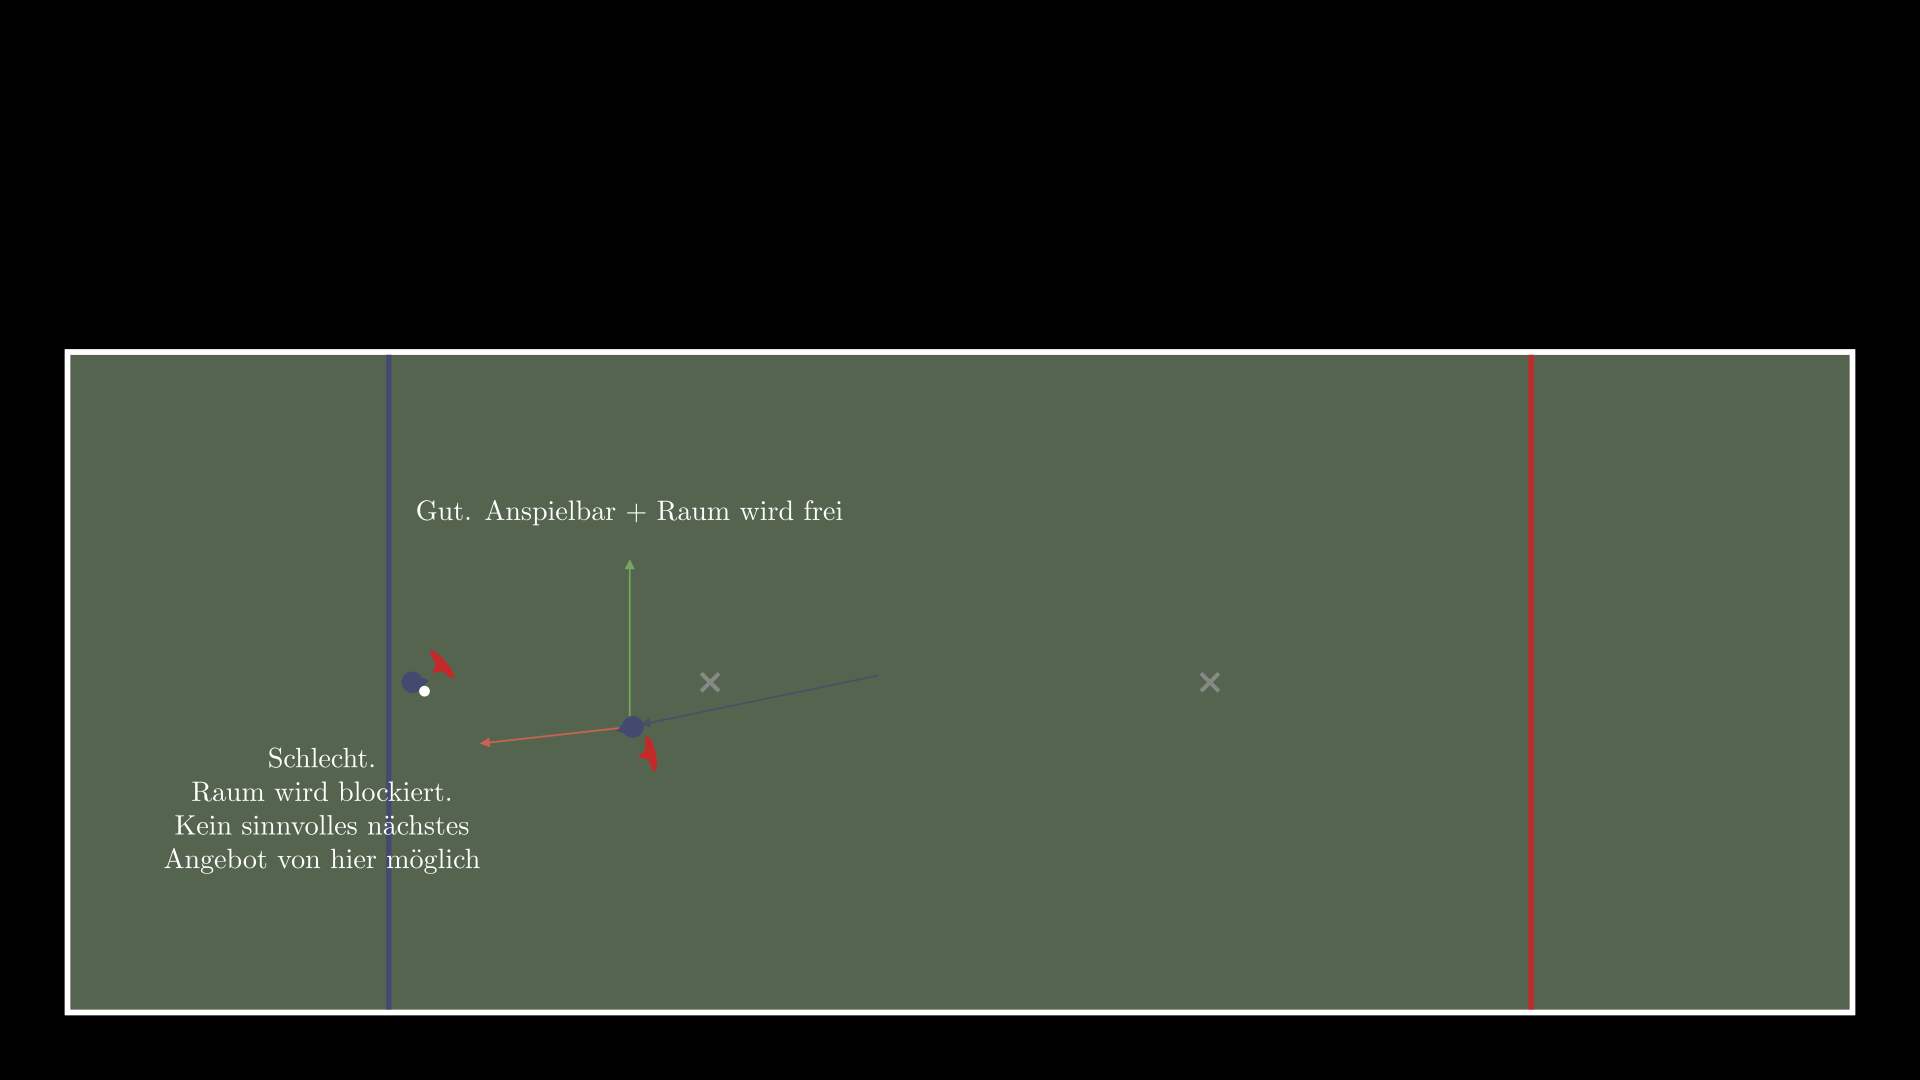

The Python source for this figure:
from manim_animations import create_movie
from scenes import UltimateScene
from manim import *


class Thumbnail(UltimateScene):
    def construct(self):
        f, s = self.prepare()
        f.load_state(s[1])
        self.add(f.get_arrows(s[0], s[1], players="o2"))
        good_arrow = f.get_arrows(s[1], s[2], players="o2")[0].set_color(GREEN)
        good_text = Tex("Gut. Anspielbar + Raum wird frei", font_size=20).next_to(good_arrow, UP)
        bad_arrow = f.get_arrows(s[1], s["3_bad"], players="o2")[0].set_color(RED)
        bad_text = Tex(
            r"Schlecht.\\Raum wird blockiert.\\Kein sinnvolles nächstes\\Angebot von hier möglich",
            font_size=20,
        ).next_to(bad_arrow, DL, 0)
        self.add(good_arrow, bad_arrow, good_text, bad_text)


class Play1(UltimateScene):
    def construct(self):
        f, s = self.prepare()
        self.write("Bei kurzem Angebot: Clearing statt Laufduell zur Scheibe", animate=False)
        self.write_small("Alles auf einmal", animate=False)
        self.wait()
        f.transition(s[1], run_time=1)
        good_arrow = f.get_arrows(s[1], s[2], players="o2")[0].set_color(GREEN)
        good_text = Tex("Gut", font_size=20).next_to(good_arrow, UP)
        bad_arrow = f.get_arrows(s[1], s["3_bad"], players="o2")[0].set_color(RED)
        bad_text = Tex(r"Schlecht", font_size=20).next_to(bad_arrow, LEFT)
        good_bad_mobjects = [good_arrow, bad_arrow, good_text, bad_text]
        self.play(FadeIn(Group(*good_bad_mobjects)))
        self.add(*good_bad_mobjects)
        f.transition(s["3_good_bad"], run_time=1)
        self.wait()
        f.transition(s[1], run_time=0.3)
        self.write_small(r"Schlecht: Bis zur Scheibe laufen.\\Selbst wenn man gefühlt frei ist, blockiert man den Raum")
        self.wait()
        f.transition(s["3_bad"], run_time=1)
        self.wait()
        f.transition(s[1], run_time=0.3)
        self.write_small(
            r"""
        Gut: Nach kurzem Angebot auf die geschlossene Seite clearen.\\
        Evtl. inside anspielbar. Vor allem wird aber der Raum frei!"""
        )
        self.wait()
        f.transition(s[2], run_time=1)
        self.wait(2)
        return


def render_scene():
    create_movie(Thumbnail, debug=False, hq=True)
    create_movie(Play1, debug=False, hq=True)


if __name__ == "__main__":
    render_scene()
